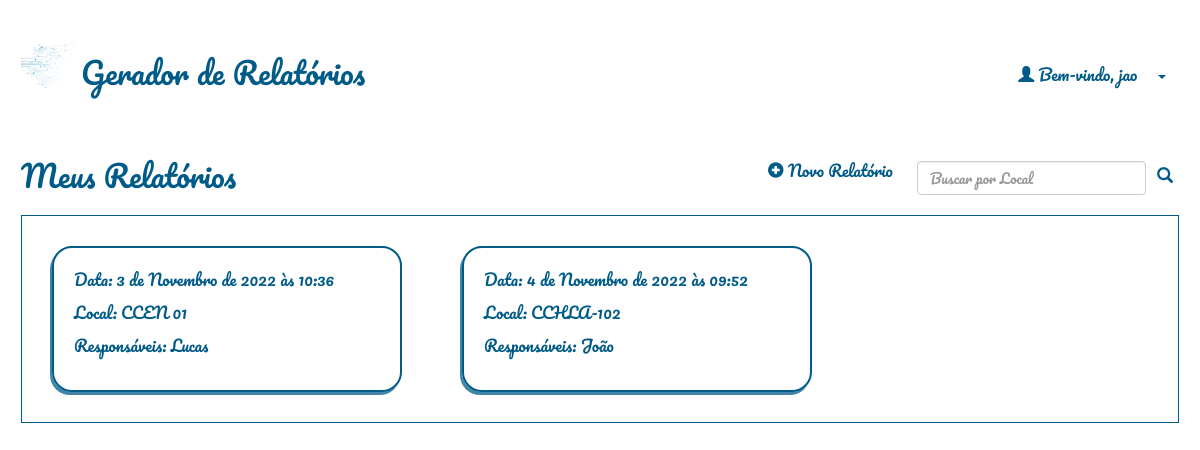
Before: / (signed in) with the older database file.
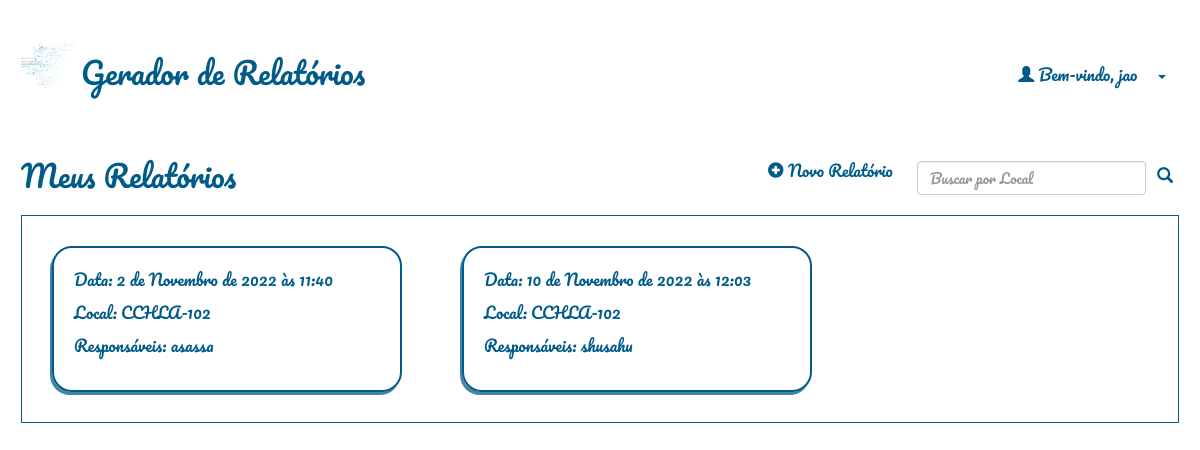
After: the same page with the newer database file.
### relatorio/models.py (models this page shows)
class Relatorio(models.Model):
    autor = models.ForeignKey(User, default=None, on_delete=models.CASCADE)
    data = models.DateTimeField()
    local = models.CharField(max_length=100)
    temperatura = models.IntegerField()
    clima = models.CharField(max_length=100)
    responsaveis = models.TextField(blank=True)
    qualiprof = models.CharField(max_length=100, default='')
    riscos = models.CharField(max_length=100, default='')
    equipamentos = models.CharField(max_length=100, default='')
    sinalizacao = models.CharField(max_length=100, default='')
    desligamento = models.CharField(max_length=4, default='')
    integridade = models.CharField(max_length=4, default='')
    dialogo = models.CharField(max_length=4, default='')
    curso_nr = models.CharField(max_length=4, default='')
    conferido = models.CharField(max_length=4, default='')
    delimitar_area = models.CharField(max_length=4, default='')
    auxconces = models.CharField(max_length=4, default='')
    tensao = models.CharField(max_length=4, default='')
    aterramento = models.CharField(max_length=4, default='')
    altura = models.CharField(max_length=4, default='')
    cinto_seg = models.CharField(max_length=4, default='')
    requi_seg = models.CharField(max_length=4, default='')
    reavaliacao = models.CharField(max_length=4, default='')
    tempambiente = models.CharField(max_length=100, default='')
    condambiente = models.CharField(max_length=100, default='')
    altitude = models.CharField(max_length=100, default='')
    presagua = models.CharField(max_length=100, default='')
    pressolidos = models.CharField(max_length=100, default='')
    pressubst = models.CharField(max_length=100, default='')
    solmecanicas = models.CharField(max_length=100, default='')
    presmofo = models.CharField(max_length=100, default='')
    presfauna = models.CharField(max_length=100, default='')
    infleletro = models.CharField(max_length=100, default='')
    radsolar = models.CharField(max_length=100, default='')
    descatm = models.CharField(max_length=100, default='')
    movdoar = models.CharField(max_length=100, default='')
    vento = models.CharField(max_length=100, default='')
    competencia = models.CharField(max_length=100, default='')
    reseletr = models.CharField(max_length=100, default='')
    contpessoas = models.CharField(max_length=100, default='')
    condfuga = models.CharField(max_length=100, default='')
    natmatpr = models.CharField(max_length=100, default='')
    natmatcons = models.CharField(max_length=100, default='')
    classestr = models.CharField(max_length=100, default='')
    documentacao = models.CharField(max_length=100, default='')
    ambientesofreu = models.CharField(max_length=100, default='')
    instalacaoinspecionada = models.CharField(max_length=100, default='')
    linhaseletricasdisp = models.CharField(max_length=100, default='')
    compinstalacao = models.CharField(max_length=100, default='')
    linhaseletricascorr = models.CharField(max_length=100, default='')
    tomadasdeforca = models.CharField(max_length=100, default='')
    qtdesufitomadas = models.CharField(max_length=100, default='')
    instlquadist = models.CharField(max_length=100, default='')
    novoscircuitos = models.CharField(max_length=100, default='')
    advquadist = models.CharField(max_length=100, default='')
    dispprotecaoident = models.CharField(max_length=100, default='')
    protcircuitos = models.CharField(max_length=100, default='')
    barramentoquadist = models.CharField(max_length=100, default='')
    bitola = models.CharField(max_length=100, default='')
    condutident = models.CharField(max_length=100, default='')
    disjundif = models.CharField(max_length=100, default='')
    dispprotecaosurtos = models.CharField(max_length=100, default='')
    servseguranca = models.CharField(max_length=100, default='')
    esqaterramento = models.CharField(max_length=100, default='')
    reservadeenergia = models.CharField(max_length=100, default='')
    fontseguranca = models.CharField(max_length=100, default='')
    paralelismo = models.CharField(max_length=100, default='')
    capbarramento = models.PositiveSmallIntegerField(default=0)
    protgeral = models.PositiveSmallIntegerField(default=0)
    protdr = models.PositiveSmallIntegerField(default=0)
    protdps = models.PositiveSmallIntegerField(default=0)
    vab = models.PositiveSmallIntegerField(default=0)
    van = models.PositiveSmallIntegerField(default=0)
    ia= models.PositiveSmallIntegerField(default=0)
    vbc = models.PositiveSmallIntegerField(default=0)
    vbn = models.PositiveSmallIntegerField(default=0)
    ib= models.PositiveSmallIntegerField(default=0)
    vca = models.PositiveSmallIntegerField(default=0)
    vcn = models.PositiveSmallIntegerField(default=0)
    ic= models.PositiveSmallIntegerField(default=0)
    continuidade = models.CharField(max_length=100, default='')
    resistencia = models.CharField(max_length=100, default='')
    selvpelv = models.CharField(max_length=100, default='')
    verificacao = models.CharField(max_length=100, default='')
    ensaiodetensao = models.CharField(max_length=100, default='')
    ensaiodefunc = models.CharField(max_length=100, default='')

### relatorio/views.py (the view)
# urls.py: path('', relatorio_views.relatorio_list, name="home"),
@login_required(login_url="/accounts/login/")
def relatorio_list(request):
    usuario = request.user
    if(request.method=='POST'):
        busca = request.POST['busca']
        relatorios = Relatorio.objects.filter(autor=usuario, local__contains=busca).order_by('data')
        return render(request, 'relatorio/relatorio_list.html', {'relatorios': relatorios, 'busca':busca})
    relatorios = Relatorio.objects.filter(autor=usuario).order_by('data')
    return render(request, 'relatorio/relatorio_list.html', {'relatorios': relatorios})

### relatorio/templates/relatorio/relatorio_list.html (shortened to what this page needs)
{% extends 'base_layout.html'%}
{% block content %}
    <header>
        <div class="meuscompromissosdiv">
            <h2>Meus Relatórios</h2>
        </div>
        <nav>
            <li>
                <a class="botao-icon" href="{% url 'relatorio:cria' %}">
                    <span class="glyphicon glyphicon-plus-sign"></span>
                    Novo Relatório
                </a>
            </li>
            <li>
                <form method=POST action="{% url 'home' %}" class="form-inline">
                    <input class="form-control me-2" type="search" placeholder="Buscar por Local" aria-label="Search" name="busca">
                    <button class="btn-outline-secondary" id="searchbutton" type="submit"><span class="glyphicon glyphicon-search"></span></button>
                </form>
            </li>
        </nav>
    </header>
    <div class="compromissos">
        {% if not relatorios %}
            {% if busca %}
                <br>
                <p style="margin-left: 20px;">  Sua busca por <span style="color:rgba(221, 33, 33, 0.705);">' {{ busca }} '</span> não encontrou resultados.</p>
                <br>
            {% else %}
                <br>
                <p style="margin-left: 20px; color:rgba(221, 33, 33, 0.705);">  Não há nenhum relatório ainda.</p>
                <br>
            {% endif %}
        {% else %}
            {% for relatorio in relatorios %}
            <a href="{% url 'relatorio:visualiza' rel_id=relatorio.id %}">
                <div class="compromisso">
                    <p>Data: {{ relatorio.data }}</p>
                    <p>Local: {{ relatorio.local }}</p>
                    <p class="obs">Responsáveis: {{ relatorio.responsaveis }}</p>
                </div>
            </a>
            {% endfor %}
        {% endif %}
        </div>
{% endblock %}

### templates/base_layout.html (shortened to what this page needs)
<!DOCTYPE html>
<html lang="pt-BR">
<head>
    <link href="https://cdn.jsdelivr.net/npm/bootstrap@5.1.3/dist/css/bootstrap.min.css" rel="stylesheet">
    <link rel="stylesheet" href="https://maxcdn.bootstrapcdn.com/bootstrap/3.4.0/css/bootstrap.min.css">
    {% load static %}
    <link rel="stylesheet" href="{% static 'styles.css' %}">
</head>
<body>
    <header class="wrapper">
        <h1><a href="{% url 'home' %}"><img src="{% static 'logo.png' %}" alt="calendario"/>Gerador de Relatórios</a></h1>
        <nav>
            <ul style="margin: 40px 0 0 0;">
                {% if user.is_authenticated %}
                <li>
                    <div class="dropdown">
                        <span class="glyphicon glyphicon-user"></span> Bem-vindo, {{ user }}
                        <a class="btn btn-secondary dropdown-toggle" href="#" role="button" id="botao-usuario" data-toggle="dropdown" aria-haspopup="true" aria-expanded="false">
                          </a>
                      </div>
                </li>
                {% else %}
                    <li><a class="botao-icon" href="{% url 'accounts:login' %}">Log in</a></li>
                    <li><a class="botao-icon" href="{% url 'accounts:signup' %}">Sign up</a></li>
                {% endif %}
            </ul>
        </nav>
    </header>
    <div class="wrapper">
        {% block content %}
        {% endblock %}
    </div>
</body>
</html>

### assets/styles.css (style rules this page uses)
body { background-color: #ffffff; color: #005b88; padding: 0 1px 0 1px; font-family: Pacifico; font-size: medium; }
p.obs { white-space: nowrap; overflow: hidden; text-overflow: ellipsis; width: 330px; word-wrap: break-word; padding-bottom: 1%; }
img { width: 60px; height: auto; vertical-align: bottom; }
#botao-usuario { background-color: transparent; color: #005b88; }
.compromissos { width: 100%; display: table; border: 1px solid #005b88; }
.compromisso { width: 350px; border-radius: 20px; float: left; box-shadow: -2px 3px #005b88bd; border: 2px solid #005b88; margin: 30px; padding: 20px; }
h1 a { font-weight: normal; font-size: 30px; margin: 0; }
h2,h3,h4,h5 { color: #005b88; font-weight: normal; margin: 0; }
a, .dropdown-item { color: #005b88; }
a, a:hover, a:visited, .dropdown-item:visited { text-decoration: none; }
.wrapper { margin: 0 auto; padding: 20px; }
header { display: grid; align-self: center; grid-template-columns: 1fr 1fr; padding: 20px 0; }
nav { justify-self: end; }
nav li { display: inline-block; margin-left: 20px; }
.form-inline { display: inline-table; }
.botao-icon { display: table-cell; background: none; font-family: Pacifico; color: #005b88; cursor: pointer; size-adjust: 2px; border-width: 0; cursor: pointer; padding-left: 15px; }
.meuscompromissosdiv { display: inline-table; }
.btn-outline-secondary { background-color: #005b88; color: #f8fcff; border: 1px solid #005b88; }
#searchbutton { color: #005b88; background-color: #ffffff; border: 0px; }

Changed rows visible on the page:
removed Relatorio: data "3 de Novembro de 2022 às 10:36", local "CCEN 01", responsaveis "Lucas"
removed Relatorio: data "4 de Novembro de 2022 às 09:52", local "CCHLA-102", responsaveis "João"
added Relatorio: data "2 de Novembro de 2022 às 11:40", local "CCHLA-102", responsaveis "asassa"
added Relatorio: data "10 de Novembro de 2022 às 12:03", local "CCHLA-102", responsaveis "shusahu"
